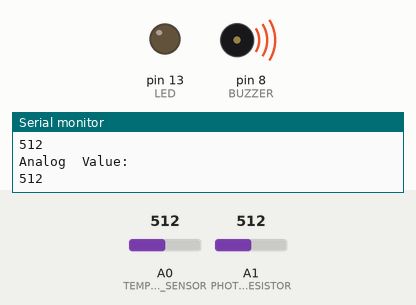
Simulated run of this sketch. Board: Arduino Uno, built with avr-gcc and run on an emulated ATmega328P. Shown: output pins drawn as LEDs (lit = HIGH), buzzer (waves = sounding, pin HIGH), the last lines printed to the serial monitor. Inputs (shaded band) come from the test bench; at power-on: A1 (PHOTORESISTOR) = 512, A0 (TEMPERATURE_SENSOR) = 512.

Above: at 1.2 s.
1.3 s: A1 (PHOTORESISTOR) set to 34
2.8 s: A1 (PHOTORESISTOR) set to 27
At 4.2 s:
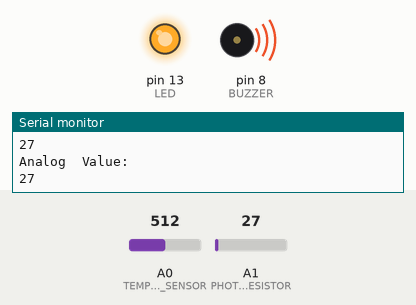
4.5 s: A0 (TEMPERATURE_SENSOR) set to 183
6.0 s: A0 (TEMPERATURE_SENSOR) set to 148
At 7.0 s:
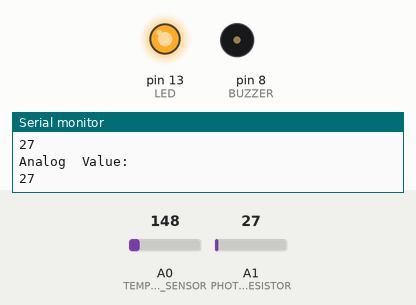
7.5 s: A1 (PHOTORESISTOR) set to 122
At 8.2 s:
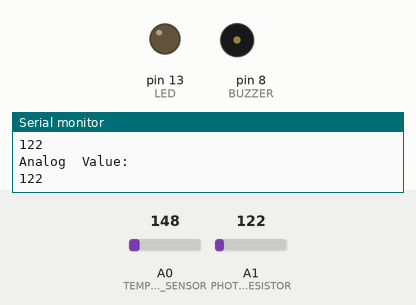
9.0 s: A1 (PHOTORESISTOR) set to 20
At 9.5 s:
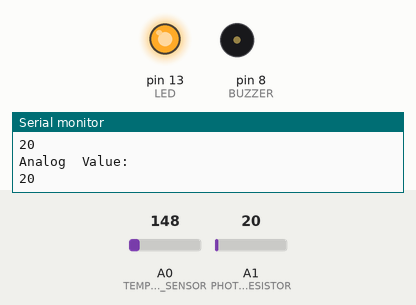
Timing chart, 0 to 11.5 s (numbered marks = the images above; inputs shaded):
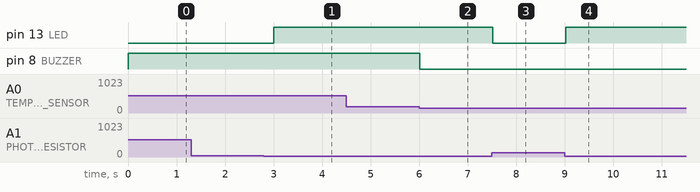

The sketch:

funky_maimu1.ino
```cpp
// C++ code
//
#define LED 13
#define PHOTORESISTOR A1
#define BUZZER 8
#define TEMPERATURE_SENSOR A0

void setup(){
  Serial.begin(9600);

  pinMode(LED, OUTPUT);
  pinMode(PHOTORESISTOR, INPUT);
  pinMode(BUZZER, OUTPUT);
  pinMode(TEMPERATURE_SENSOR, INPUT);

}

void loop() {

  int V_temp = analogRead(A0);
  int C_temp = ((V_temp * 0.00488) - 0.5) / 0.01;

  if(C_temp > 30) {
    digitalWrite(BUZZER, HIGH);}
  else{
    digitalWrite(BUZZER, LOW);
      }

	int value = analogRead(A1);

   Serial.println("Analog  Value: ");
   Serial.println(value);

   if (value > 30) {
       digitalWrite(LED, LOW);
   } else {
       digitalWrite(LED,  HIGH);
   }

   delay(250);
}
    
```

Measured:
- the behaviour switches between 31 and 30 on A1 (PHOTORESISTOR) (found by bisection; images 0 and 1)
- the behaviour switches between 166 and 165 on A0 (TEMPERATURE_SENSOR) (found by bisection; images 1 and 2)
- after the input at 2.8 s, pin 13 (LED): LOW → HIGH after 0.21 s
- after the input at 6.0 s, pin 8 (BUZZER): HIGH → LOW at once
- after the input at 7.5 s, pin 13 (LED): HIGH → LOW at once
- after the input at 9.0 s, pin 13 (LED): LOW → HIGH at once
